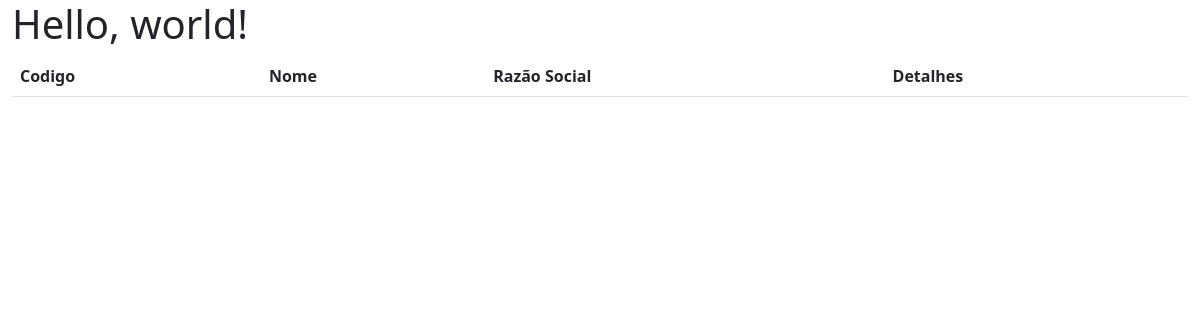
The app's page /produto/produto, older data.
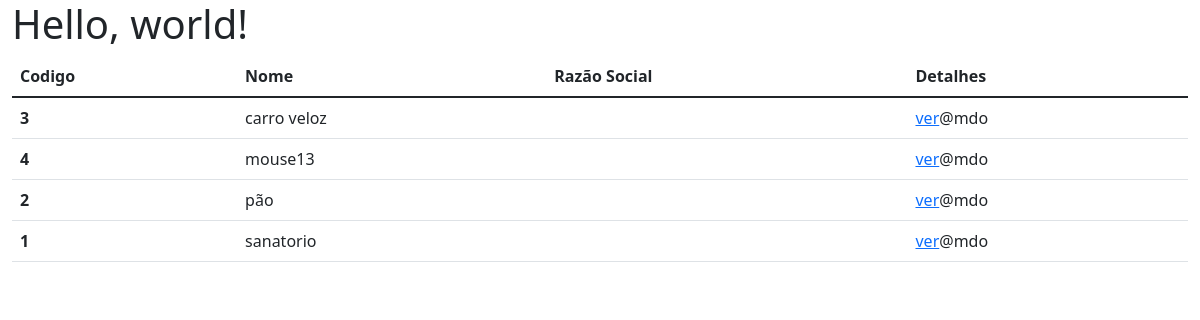
The same page, newer data.
### produto/models.py (models this page shows, shortened)
class Produto(models.Model):
    produto = models.CharField('Nome', max_length=100, unique=True)
    fornecedor = models.ForeignKey(Fornecedor, on_delete=models.CASCADE)
    descricao = models.CharField('Descrição', max_length=200)
    unidade_medida = models.CharField('Unidade de medida', max_length=11, choices=UNIDADE_DE_MEDIDA)
    quantidade_embalagem = models.IntegerField('Qantidade na embalagem')
    preco = models.DecimalField('preço', max_digits=7, decimal_places=2)
    class Meta:
        ordering = ('produto',)

### produto/views.py (the view)
# urls.py: path('/produto', produtos, name='listar_produto'),
def produtos(request):
    produto_list = Produto.objects.all()
    paginator = Paginator(produto_list, 10)
    page = request.GET.get('page')
    produtos = paginator.get_page(page)
    return render(request, 'produto/list_produto.html', {'produtos': produtos})

### produto/templates/produto/list_produto.html
{% extends "core/includes/base.html"%}
{% block main %}
<table class="table">
  <thead>
    <tr>
      <th scope="col">Codigo</th>
      <th scope="col">Nome</th>
      <th scope="col">Razão Social</th>
      <th scope="col">Detalhes</th>
    </tr>
  </thead>
  <tbody>
  {% for produto in produtos %}
    <tr>
      <th scope="row">{{produto.id}}</th>
      <td>{{produto.produto}}</td>
      <td>{{fornecedor.preco}}</td>
      <td><a href="{% url 'produto_ver' produto.id %}" class="buton ">ver</a>@mdo</td>
    </tr>
   {% endfor %}
  </tbody>
</table>
{% endblock %}

Row changes from the older to the newer data that the page shows:
added Produto: id "3", produto "carro veloz"
added Produto: id "4", produto "mouse13"
added Produto: id "2", produto "pão"
added Produto: id "1", produto "sanatorio"
